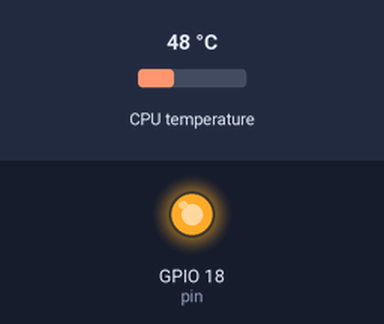
Recording of a program running on a simulated Raspberry Pi (BCM pin numbers). On the bench: output pins drawn as LEDs (lit = HIGH). The inputs (shaded band) are chosen by the test bench; at power-on: CPU temperature 48 °C. The clock reads 2024-03-15 10:24:30 at power-on unless the program sets it.

Above: at 0.1 s.
At 35.1 s:
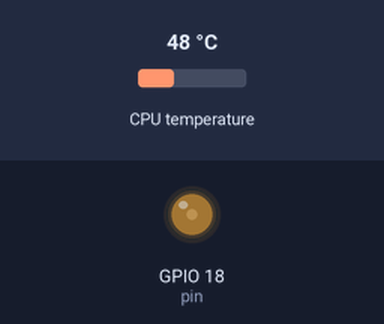
Timing chart, 0 to 36.6 s (numbered marks = the images above):
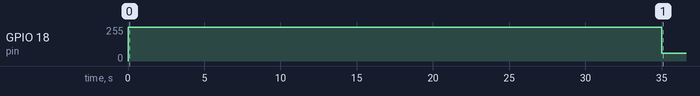

Measured:
- by itself, GPIO 18 (pin): 255/255 → 59/255 at 35.0 s

The program:

fan_start.py
```python
#!/usr/bin/python3.7

#!/usr/bin/python3.7

import pigpio
import time
import datetime

pin = 18
pi = pigpio.pi()

top = 1000000
bottom = 200000
hz_day = 60
hz_night = 160000
high = 80
low = 40
x_range = high - low

def get_duty(temp):
    now = datetime.datetime.now().hour
    if now >= 8 and now < 23:
        hz = hz_day
    else:
        hz = hz_night
    if high <= temp:
        duty = top
    elif temp <= low:
        duty = bottom
    else:
        x = temp - low
        duty = int(bottom + (top - bottom) * x * x / x_range / x_range)
    return hz, duty

pi.set_mode(pin, pigpio.OUTPUT)
pi.write(pin, 1)
time.sleep(30)

def fork():
    while True:
        i = 0
        temp = 0
        for i in range(5):
            with open('/sys/class/thermal/thermal_zone0/temp') as f:
                temp += int(f.read())
            time.sleep(1)
        temp /= 5000
        rs = get_duty(temp)
        pi.hardware_PWM(pin, rs[0], rs[1])

if __name__ == '__main__':
    fork()
```
